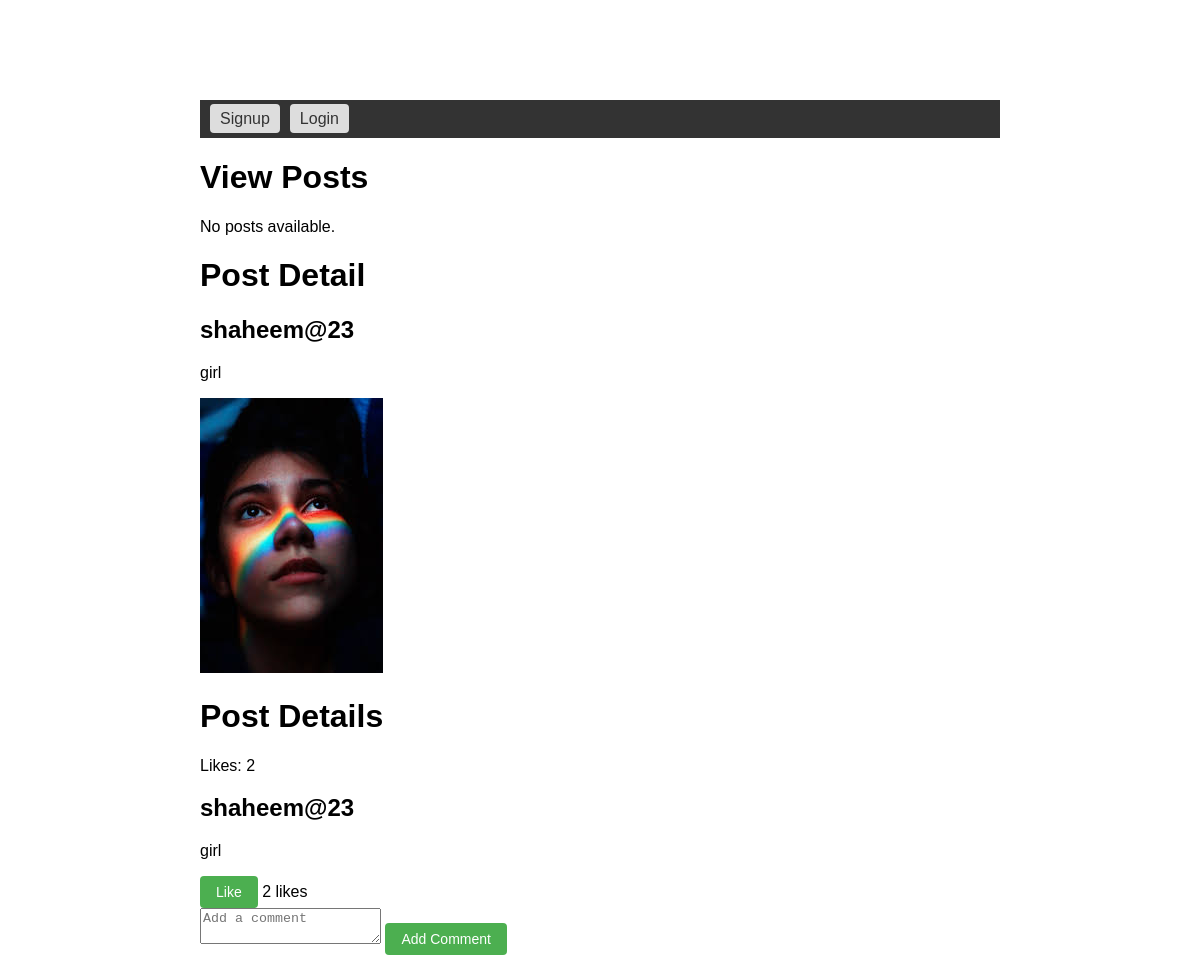
Screenshot of /post/32/ with the database file from the repository.
### socialapp/models.py (models this page shows)
class Post(models.Model):
    user = models.ForeignKey(User, on_delete=models.CASCADE)
    caption = models.CharField(max_length=255)
    image = models.ImageField(upload_to='post_content', null=False)
    publication_date = models.DateTimeField(auto_now_add=True)
    likes_count = models.IntegerField(default=0)

class User(AbstractUser):
    profile_picture = models.ImageField(upload_to='profile_pictures')

### socialapp/views.py (the view)
# urls.py: path('post/<int:pk>/', views.post_detail, name='post_detail'),
def post_detail(request, pk):
    post = get_object_or_404(Post, pk=pk)
    return render(request, 'post_detail.html', {'post': post})

### templates/post_detail.html (shortened to what this page needs)
{% extends 'base.html' %}
{% block content %}
  <h1>View Posts</h1>
  {% if posts %}
    <ul>
      {% for post in posts %}
        <li>
          <h2>{{ post.user }}</h2>
          <p>{{ post.caption }}</p>
          {% if post.image %}
            <img src="{{ post.image.url }}" alt="Post Image">
          {% endif %}
          <a href="{% url 'update_post' pk=post.pk %}" class="btn btn-primary">Update</a>
          <form action="{% url 'delete_post' pk=post.pk %}" method="POST" style="display: inline;">
            {% csrf_token %}
            <button type="submit" class="btn btn-danger">Delete</button>
          </form>
          <form action="{% url 'like_post' pk=post.pk %}" method="POST" style="display: inline;">
            {% csrf_token %}
            <button type="submit" class="btn btn-primary">Like</button>
          </form>
          <span>{{ post.likes_count }} likes</span>
          <a href="{% url 'add_comment' pk=post.pk %}" class="btn btn-primary">Comment</a>
        </li>
      {% endfor %}
    </ul>
  {% else %}
    <p>No posts available.</p>
  {% endif %}
  {% if post %}
    <h1>Post Detail</h1>
    <h2>{{ post.user }}</h2>
    <p>{{ post.caption }}</p>
    {% if post.image %}
      <img src="{{ post.image.url }}" alt="Post Image">
    {% endif %}
    <h1>Post Details</h1>
    <p>Likes: {{ post.likes_count }}</p>
    <h2>{{ post.user }}</h2>
<p>{{ post.caption }}</p>
<form action="{% url 'like_post' pk=post.pk %}" method="POST" style="display: inline;">
    <button type="submit" class="btn btn-primary">Like</button>
</form>
<span>{{ post.likes_count }} like{% if post.likes_count != 1 %}s{% endif %}</span>
    <form action="{% url 'add_comment' pk=post.pk %}" method="POST">
      <textarea name="comment_text" placeholder="Add a comment"></textarea>
      <button type="submit" class="btn btn-primary">Add Comment</button>
    </form>
  {% endif %}
{% endblock %}

### templates/base.html (style rules this page uses)
.container { max-width: 800px; margin: 0 auto; padding: 20px; }
.mt-5 { margin-top: 5rem; }
.btn { display: inline-block; padding: 8px 16px; border: none; border-radius: 4px; background-color: #4CAF50; color: #fff; text-align: center; font-size: 14px; cursor: pointer; }
body { font-family: Arial, sans-serif; }

### rows the page displays
Post: user "shaheem@23", caption "girl", image (picture), likes_count "2"
